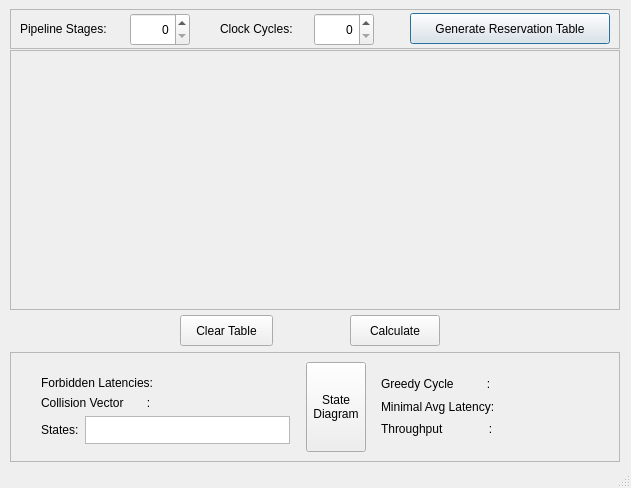
<?xml version="1.0" encoding="UTF-8"?>
<ui version="4.0">
 <class>MainWindow</class>
 <widget class="QMainWindow" name="MainWindow">
  <property name="geometry">
   <rect>
    <x>0</x>
    <y>0</y>
    <width>631</width>
    <height>488</height>
   </rect>
  </property>
  <property name="windowTitle">
   <string>MainWindow</string>
  </property>
  <widget class="QWidget" name="centralWidget">
   <widget class="QTableWidget" name="tableWidget">
    <property name="enabled">
     <bool>false</bool>
    </property>
    <property name="geometry">
     <rect>
      <x>10</x>
      <y>50</y>
      <width>610</width>
      <height>260</height>
     </rect>
    </property>
    <property name="sizePolicy">
     <sizepolicy hsizetype="MinimumExpanding" vsizetype="MinimumExpanding">
      <horstretch>0</horstretch>
      <verstretch>0</verstretch>
     </sizepolicy>
    </property>
    <property name="minimumSize">
     <size>
      <width>0</width>
      <height>0</height>
     </size>
    </property>
    <property name="maximumSize">
     <size>
      <width>610</width>
      <height>260</height>
     </size>
    </property>
    <property name="font">
     <font>
      <weight>75</weight>
      <bold>true</bold>
     </font>
    </property>
    <property name="cursor" stdset="0">
     <cursorShape>PointingHandCursor</cursorShape>
    </property>
    <property name="layoutDirection">
     <enum>Qt::LeftToRight</enum>
    </property>
    <property name="editTriggers">
     <set>QAbstractItemView::NoEditTriggers</set>
    </property>
    <property name="dragDropOverwriteMode">
     <bool>false</bool>
    </property>
    <property name="alternatingRowColors">
     <bool>true</bool>
    </property>
    <property name="selectionMode">
     <enum>QAbstractItemView::SingleSelection</enum>
    </property>
    <property name="textElideMode">
     <enum>Qt::ElideMiddle</enum>
    </property>
    <property name="rowCount">
     <number>0</number>
    </property>
    <property name="columnCount">
     <number>0</number>
    </property>
    <attribute name="horizontalHeaderCascadingSectionResizes">
     <bool>true</bool>
    </attribute>
    <attribute name="verticalHeaderCascadingSectionResizes">
     <bool>true</bool>
    </attribute>
   </widget>
   <widget class="QFrame" name="frame">
    <property name="geometry">
     <rect>
      <x>10</x>
      <y>9</y>
      <width>610</width>
      <height>40</height>
     </rect>
    </property>
    <property name="frameShape">
     <enum>QFrame::StyledPanel</enum>
    </property>
    <property name="frameShadow">
     <enum>QFrame::Raised</enum>
    </property>
    <widget class="QLabel" name="label">
     <property name="geometry">
      <rect>
       <x>10</x>
       <y>5</y>
       <width>111</width>
       <height>30</height>
      </rect>
     </property>
     <property name="text">
      <string>Pipeline Stages:</string>
     </property>
     <property name="buddy">
      <cstring>pipeStageSpinBox</cstring>
     </property>
    </widget>
    <widget class="QLabel" name="label_2">
     <property name="geometry">
      <rect>
       <x>210</x>
       <y>5</y>
       <width>111</width>
       <height>30</height>
      </rect>
     </property>
     <property name="text">
      <string>Clock Cycles:</string>
     </property>
     <property name="buddy">
      <cstring>clockCycleSpinBox</cstring>
     </property>
    </widget>
    <widget class="QSpinBox" name="pipeStageSpinBox">
     <property name="geometry">
      <rect>
       <x>120</x>
       <y>4</y>
       <width>60</width>
       <height>33</height>
      </rect>
     </property>
     <property name="sizePolicy">
      <sizepolicy hsizetype="Fixed" vsizetype="Fixed">
       <horstretch>0</horstretch>
       <verstretch>0</verstretch>
      </sizepolicy>
     </property>
     <property name="layoutDirection">
      <enum>Qt::LeftToRight</enum>
     </property>
     <property name="alignment">
      <set>Qt::AlignRight|Qt::AlignTrailing|Qt::AlignVCenter</set>
     </property>
     <property name="buttonSymbols">
      <enum>QAbstractSpinBox::UpDownArrows</enum>
     </property>
    </widget>
    <widget class="QSpinBox" name="clockCycleSpinBox">
     <property name="geometry">
      <rect>
       <x>304</x>
       <y>4</y>
       <width>60</width>
       <height>33</height>
      </rect>
     </property>
     <property name="sizePolicy">
      <sizepolicy hsizetype="Fixed" vsizetype="Fixed">
       <horstretch>0</horstretch>
       <verstretch>0</verstretch>
      </sizepolicy>
     </property>
     <property name="layoutDirection">
      <enum>Qt::LeftToRight</enum>
     </property>
     <property name="alignment">
      <set>Qt::AlignRight|Qt::AlignTrailing|Qt::AlignVCenter</set>
     </property>
     <property name="buttonSymbols">
      <enum>QAbstractSpinBox::UpDownArrows</enum>
     </property>
    </widget>
    <widget class="QPushButton" name="genButton">
     <property name="geometry">
      <rect>
       <x>400</x>
       <y>4</y>
       <width>200</width>
       <height>31</height>
      </rect>
     </property>
     <property name="text">
      <string>Generate Reservation Table</string>
     </property>
     <property name="autoDefault">
      <bool>true</bool>
     </property>
     <property name="default">
      <bool>true</bool>
     </property>
    </widget>
   </widget>
   <widget class="QPushButton" name="pushButton">
    <property name="geometry">
     <rect>
      <x>350</x>
      <y>315</y>
      <width>90</width>
      <height>31</height>
     </rect>
    </property>
    <property name="text">
     <string>Calculate</string>
    </property>
   </widget>
   <widget class="QPushButton" name="pushButton_2">
    <property name="geometry">
     <rect>
      <x>180</x>
      <y>315</y>
      <width>93</width>
      <height>31</height>
     </rect>
    </property>
    <property name="text">
     <string>Clear Table</string>
    </property>
   </widget>
   <widget class="QFrame" name="frame_2">
    <property name="geometry">
     <rect>
      <x>10</x>
      <y>352</y>
      <width>610</width>
      <height>110</height>
     </rect>
    </property>
    <property name="frameShape">
     <enum>QFrame::StyledPanel</enum>
    </property>
    <property name="frameShadow">
     <enum>QFrame::Raised</enum>
    </property>
    <widget class="QWidget" name="layoutWidget">
     <property name="geometry">
      <rect>
       <x>20</x>
       <y>13</y>
       <width>271</width>
       <height>90</height>
      </rect>
     </property>
     <layout class="QVBoxLayout" name="verticalLayout">
      <item>
       <layout class="QHBoxLayout" name="horizontalLayout_3">
        <item>
         <widget class="QLabel" name="label_3">
          <property name="text">
           <string>Forbidden Latencies:</string>
          </property>
         </widget>
        </item>
        <item>
         <widget class="QLabel" name="fbLabel">
          <property name="text">
           <string/>
          </property>
         </widget>
        </item>
       </layout>
      </item>
      <item>
       <layout class="QHBoxLayout" name="horizontalLayout_4">
        <item>
         <widget class="QLabel" name="label_4">
          <property name="text">
           <string>Collision Vector       :</string>
          </property>
         </widget>
        </item>
        <item>
         <widget class="QLabel" name="cvLabel">
          <property name="text">
           <string/>
          </property>
         </widget>
        </item>
       </layout>
      </item>
      <item>
       <layout class="QHBoxLayout" name="horizontalLayout_6">
        <item>
         <widget class="QLabel" name="label_6">
          <property name="text">
           <string>States:</string>
          </property>
         </widget>
        </item>
        <item>
         <widget class="QListWidget" name="stateList"/>
        </item>
       </layout>
      </item>
     </layout>
    </widget>
    <widget class="QWidget" name="layoutWidget">
     <property name="geometry">
      <rect>
       <x>360</x>
       <y>13</y>
       <width>301</width>
       <height>83</height>
      </rect>
     </property>
     <layout class="QVBoxLayout" name="verticalLayout_2">
      <item>
       <layout class="QHBoxLayout" name="horizontalLayout_5">
        <item>
         <widget class="QLabel" name="label_5">
          <property name="text">
           <string>Greedy Cycle          :</string>
          </property>
         </widget>
        </item>
        <item>
         <widget class="QLabel" name="gcLabel">
          <property name="text">
           <string/>
          </property>
         </widget>
        </item>
       </layout>
      </item>
      <item>
       <layout class="QHBoxLayout" name="horizontalLayout_2">
        <item>
         <widget class="QLabel" name="label_7">
          <property name="text">
           <string>Minimal Avg Latency:</string>
          </property>
         </widget>
        </item>
        <item>
         <widget class="QLabel" name="malLabel">
          <property name="text">
           <string/>
          </property>
         </widget>
        </item>
       </layout>
      </item>
      <item>
       <layout class="QHBoxLayout" name="horizontalLayout">
        <item>
         <widget class="QLabel" name="label_8">
          <property name="text">
           <string>Throughput              :</string>
          </property>
         </widget>
        </item>
        <item>
         <widget class="QLabel" name="tLabel">
          <property name="text">
           <string/>
          </property>
         </widget>
        </item>
       </layout>
      </item>
     </layout>
    </widget>
    <widget class="QPushButton" name="sdButton">
     <property name="geometry">
      <rect>
       <x>296</x>
       <y>10</y>
       <width>60</width>
       <height>90</height>
      </rect>
     </property>
     <property name="text">
      <string>State
Diagram</string>
     </property>
    </widget>
   </widget>
  </widget>
  <widget class="QStatusBar" name="statusBar"/>
 </widget>
 <layoutdefault spacing="6" margin="11"/>
 <tabstops>
  <tabstop>pipeStageSpinBox</tabstop>
  <tabstop>clockCycleSpinBox</tabstop>
  <tabstop>genButton</tabstop>
  <tabstop>tableWidget</tabstop>
 </tabstops>
 <resources/>
 <connections>
  <connection>
   <sender>tableWidget</sender>
   <signal>cellClicked(int,int)</signal>
   <receiver>MainWindow</receiver>
   <slot>cellClicked(int,int)</slot>
   <hints>
    <hint type="sourcelabel">
     <x>226</x>
     <y>189</y>
    </hint>
    <hint type="destinationlabel">
     <x>296</x>
     <y>238</y>
    </hint>
   </hints>
  </connection>
  <connection>
   <sender>genButton</sender>
   <signal>clicked()</signal>
   <receiver>MainWindow</receiver>
   <slot>genTable()</slot>
   <hints>
    <hint type="sourcelabel">
     <x>587</x>
     <y>28</y>
    </hint>
    <hint type="destinationlabel">
     <x>624</x>
     <y>28</y>
    </hint>
   </hints>
  </connection>
  <connection>
   <sender>pushButton</sender>
   <signal>clicked()</signal>
   <receiver>MainWindow</receiver>
   <slot>calculate()</slot>
   <hints>
    <hint type="sourcelabel">
     <x>396</x>
     <y>340</y>
    </hint>
    <hint type="destinationlabel">
     <x>615</x>
     <y>335</y>
    </hint>
   </hints>
  </connection>
  <connection>
   <sender>pushButton_2</sender>
   <signal>clicked()</signal>
   <receiver>tableWidget</receiver>
   <slot>clearContents()</slot>
   <hints>
    <hint type="sourcelabel">
     <x>209</x>
     <y>326</y>
    </hint>
    <hint type="destinationlabel">
     <x>202</x>
     <y>253</y>
    </hint>
   </hints>
  </connection>
 </connections>
 <slots>
  <slot>cellClicked(int,int)</slot>
  <slot>genTable()</slot>
  <slot>calculate()</slot>
 </slots>
</ui>
